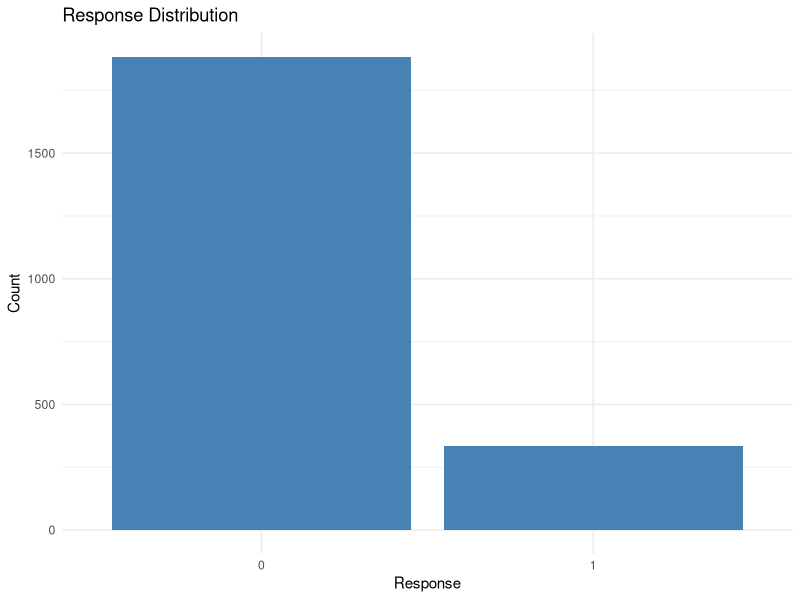
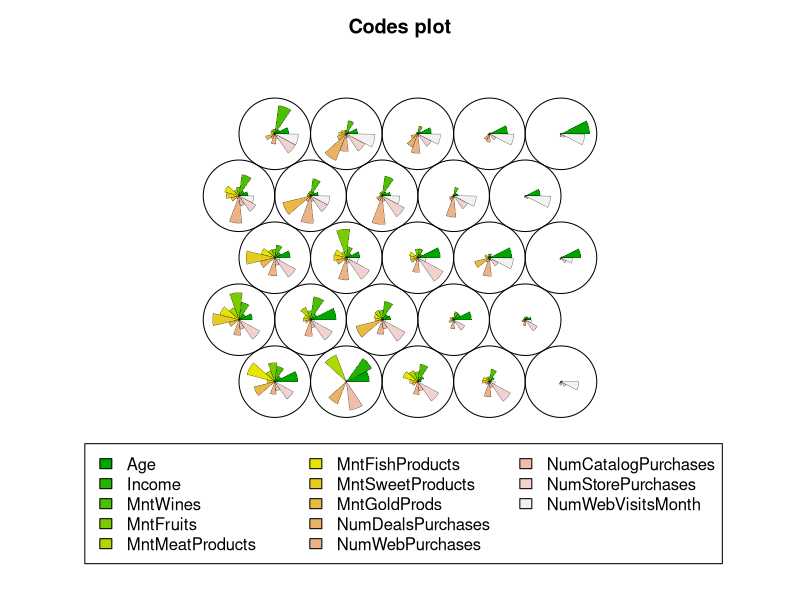
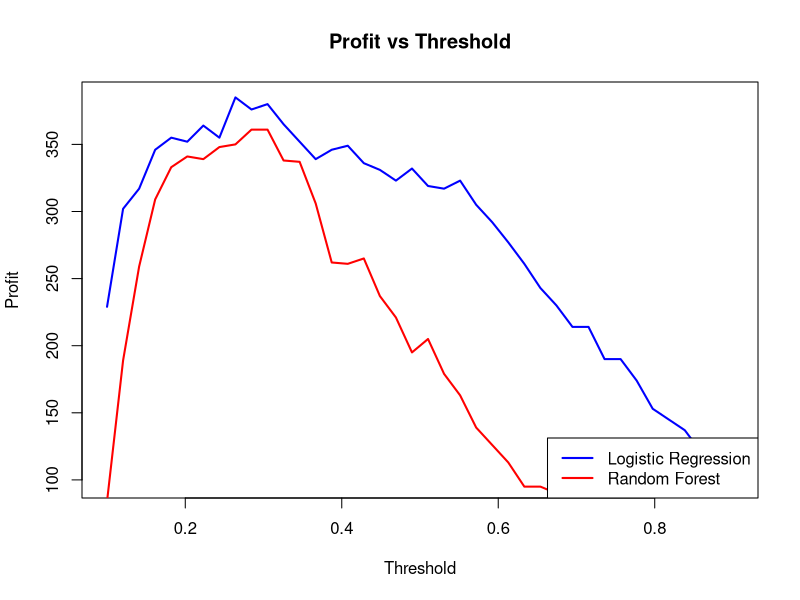

The R script that drew these images, in order:
## ---- chunk 1
knitr::opts_chunk$set(echo = TRUE)
## ---- chunk 2
# Load necessary libraries
library(ggplot2)
library(dplyr)
library(kohonen)
library(caret)
library(randomForest)
library(pROC)
library(glmnet)
library(Hmisc)

# Load the data
data <- read.csv("marketing_campaign.csv", sep = ";")

# Clean the data
data_clean <- data %>% filter(complete.cases(.))

# Convert Dt_Customer to a numeric feature (days since first acquisition)
data_clean$Dt_Customer <- as.Date(data_clean$Dt_Customer, format = "%Y-%m-%d")
data_clean$Days_Customer <- as.numeric(difftime(data_clean$Dt_Customer, min(data_clean$Dt_Customer), units = "days"))
data_clean <- data_clean %>% select(-Dt_Customer)

# Convert categorical variables
data_clean$Education <- as.factor(data_clean$Education)
data_clean$Marital_Status <- as.factor(data_clean$Marital_Status)
data_clean$Response <- as.factor(data_clean$Response)
## ---- chunk 3
summary(data_clean)

## ---- chunk 4
ggplot(data_clean, aes(x = Response)) +
  geom_bar(fill = "steelblue") +
  theme_minimal() +
  labs(title = "Response Distribution", x = "Response", y = "Count")

## ---- chunk 5
# Normalize numeric data for SOM
numeric_data <- data_clean %>%
  select(Age = Year_Birth, Income, MntWines:MntGoldProds, NumDealsPurchases:NumWebVisitsMonth) %>%
  scale()

# Create SOM grid and train the model
som_grid <- somgrid(xdim = 5, ydim = 5, topo = "hexagonal")
som_model <- som(numeric_data, grid = som_grid, rlen = 100, alpha = c(0.05, 0.01))

# Visualize SOM clusters
plot(som_model, type = "codes")

# Add clusters to the dataset
som_clusters <- cutree(hclust(dist(som_model$codes[[1]])), k = 5)
data_clean$Cluster <- as.factor(som_clusters[som_model$unit.classif])

## ---- chunk 6
set.seed(123)
train_index <- createDataPartition(data_clean$Response, p = 0.7, list = FALSE)
train_data <- data_clean[train_index, ]
test_data <- data_clean[-train_index, ]

## ---- chunk 7
# Prepare data for glmnet
x_train <- model.matrix(Response ~ ., data = train_data)[, -1]
y_train <- as.numeric(train_data$Response) - 1
x_test <- model.matrix(Response ~ ., data = test_data)[, -1]

# Train with LASSO
lognet_model <- cv.glmnet(x_train, y_train, family = "binomial", alpha = 1)
lognet_pred <- predict(lognet_model, newx = x_test, type = "response", s = "lambda.min")
## ---- chunk 8
rf_model <- randomForest(Response ~ ., data = train_data, ntree = 100)
rf_pred <- predict(rf_model, test_data, type = "prob")[, 2]
## ---- chunk 9
# Function to calculate profit at a given threshold
calculate_profit <- function(predictions, actual, threshold, cost_per_contact, revenue_per_response) {
  predicted_positives <- predictions >= threshold
  positives_correctly_predicted <- sum(predicted_positives & (actual == 1))
  total_contacted <- sum(predicted_positives)
  profit <- positives_correctly_predicted * revenue_per_response - total_contacted * cost_per_contact
  return(profit)
}

# Define parameters
cost_per_contact <- 3
revenue_per_response <- 11
thresholds <- seq(0.1, 0.9, length.out = 40)

# Calculate profits for each threshold
profits_log <- sapply(thresholds, calculate_profit, 
                      predictions = lognet_pred, 
                      actual = as.numeric(test_data$Response) - 1, 
                      cost_per_contact = cost_per_contact, 
                      revenue_per_response = revenue_per_response)

profits_rf <- sapply(thresholds, calculate_profit, 
                     predictions = rf_pred, 
                     actual = as.numeric(test_data$Response) - 1, 
                     cost_per_contact = cost_per_contact, 
                     revenue_per_response = revenue_per_response)

# Find optimal thresholds
optimal_threshold_log <- thresholds[which.max(profits_log)]
optimal_profit_log <- max(profits_log)

optimal_threshold_rf <- thresholds[which.max(profits_rf)]
optimal_profit_rf <- max(profits_rf)

cat("Logistic Regression: Optimal Threshold =", optimal_threshold_log, "with Profit =", optimal_profit_log, "\n")
cat("Random Forest: Optimal Threshold =", optimal_threshold_rf, "with Profit =", optimal_profit_rf, "\n")

## ---- chunk 10
# Final predictions based on optimal thresholds
lognet_class <- ifelse(lognet_pred >= optimal_threshold_log, 1, 0)
rf_class <- ifelse(rf_pred >= optimal_threshold_rf, 1, 0)

# Confusion matrices
confusion_matrix_log <- table(Predicted = lognet_class, Actual = as.numeric(test_data$Response) - 1)
confusion_matrix_rf <- table(Predicted = rf_class, Actual = as.numeric(test_data$Response) - 1)

cat("Confusion Matrix - Logistic Regression:\n")
print(confusion_matrix_log)

cat("\nConfusion Matrix - Random Forest:\n")
print(confusion_matrix_rf)

## ---- chunk 11
plot(thresholds, profits_log, type = "l", col = "blue", lwd = 2, 
     xlab = "Threshold", ylab = "Profit", main = "Profit vs Threshold")
lines(thresholds, profits_rf, col = "red", lwd = 2)
legend("bottomright", legend = c("Logistic Regression", "Random Forest"),
       col = c("blue", "red"), lwd = 2)
